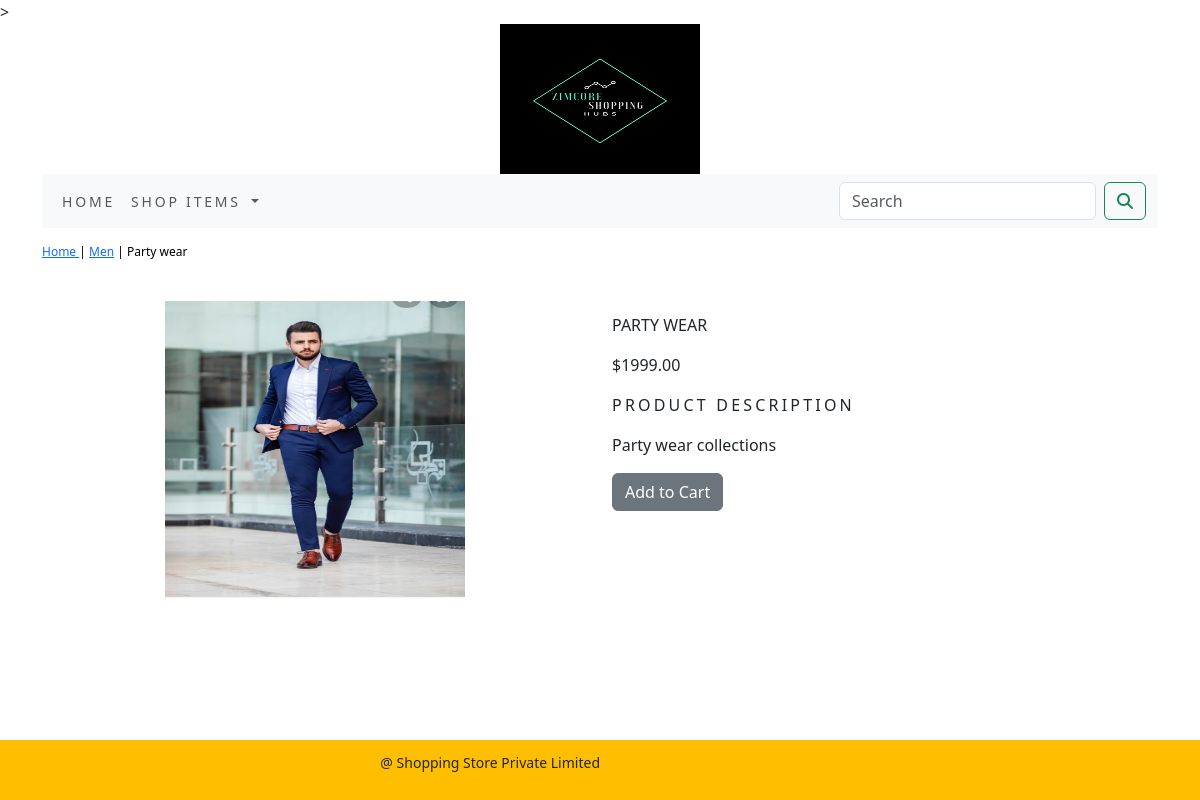
/shop/men/party-wear/, run on the app's committed database.
### shopapp/models.py (models this page shows, shortened)
class Product(models.Model):
    name = models.CharField(max_length=250, unique=True)
    slug = models.SlugField(max_length=250, unique=True)
    description = models.TextField(blank=True)
    price = models.DecimalField(max_digits=10, decimal_places=2)
    category = models.ForeignKey(Category, on_delete=models.CASCADE)
    image = models.ImageField(upload_to='product', blank=True)
    stock = models.IntegerField()
    available = models.BooleanField(default=True)
    created = models.DateTimeField(auto_now_add=True)
    updated = models.DateTimeField(auto_now=True)
    class Meta:
        ordering = ('name',)
        verbose_name = 'product'
        verbose_name_plural = 'products'

class Category(models.Model):
    name = models.CharField(max_length=250, unique=True)
    slug = models.SlugField(max_length=250, unique=True)
    description = models.TextField(blank=True)
    image = models.ImageField(upload_to='category', blank=True)
    class Meta:
        ordering = ('name',)
        verbose_name = 'category'
        verbose_name_plural = 'categories'
    def get_url(self):
        return reverse('shopapp:products_by_category', args=[self.slug])
    def __str__(self):
        return '{}'.format(self.name)

### shopapp/views.py (the view)
# urls.py: path('<slug:c_slug>/<slug:product_slug>/', views.proDetail, name='prodcatdetail')
def proDetail(request,c_slug,product_slug):
    try:
        product=Product.objects.get(category__slug=c_slug, slug=product_slug)
    except Exception as e:
        raise e
    return render(request, 'product.html', {'product': product})

### cart/context_processors.py (called while the page is built)
def counter(request):
    item_count=0
    if 'admin' in request.path:
        return {}
    else:
        try:
            cart=Cart.objects.filter(cart_id=_cart_id(request))
            car_items=CartItem.objects.all().filter(cart=cart[:1])
            for cart_item in car_items:
                item_count += cart_item.quantity
        except Cart.DoesNotExist:
            item_count = 0
    return dict(item_count=item_count)

### cart/views.py (called while the page is built)
def _cart_id(request):
    cart = request.session.session_key
    if not cart:
        cart = request.session.create()
    return cart

### shopapp/context_processors.py (called while the page is built)
def menu_links(request):
    links = Category.objects.all()
    return dict(links=links)

### Templates/product.html (shortened to what this page needs)
{% extends 'base.html' %}
{% load static %}
{% block content %}
<div class="row my_prod_row_class">
    <div class="mx_auto">
        <p> <a href="{% url 'shopapp:allProdCat' %}"> Home </a> |  <a href="{{product.category.get_url}}">{{product.category}}</a> | {{product.name}} </p>
    </div>
<div class="container">
    <br>
<div class="row">
    <div class="col-12 col-sm-12 col-md-12 col-lg-6 text-center" >
        <div style="min-width:18rem;">
            <img src="{{product.image.url}}" alt="{{product.name}}" width="300" height="300">
        </div>
    </div>
        <div class="col-12 col-sm-12 col-md-12 col-lg-6">
            <div>
                <h1 class="my_prod_title"> {{product.name}}</h1>
                <p> ${{product.price}}</p>
                <p class="my_title"> Product Description </p>
                <p class="text-justify my_prod_text"> {{product.description}}</p>
                {% if product.stock <= 0 %}
                <p class="text-justify my_prod_text"><b> Out of Stock </b></p>
                {% else %}
                <a class="btn btn-secondary" href="{% url 'cart:add_cart' product.id %}"> Add to Cart </a>
                {% endif %}
            </div>
        </div>
      </div>
    </div>
</div>
{% endblock %}

### static/css/custom.css (style rules this page uses)
body { font-family: 'Roboto', sans-serif; }
.my_title { font-size: 16px; text-transform: uppercase; letter-spacing: .2em; }
.my_prod_row_class { padding-top: 15px; padding-bottom: 20px; }
.my_prod_row_class .mx_auto { color: #000; font-size: 12px; text-decoration: none; }
.my_prod_title { font-size: 16px; text-transform: uppercase; padding-top: 15px; padding-bottom: 10px; }
.my_prod_text { padding-right: 20px; }

### data on the page
Product: category "Men", name "Party wear", image (picture), name "PARTY WEAR", price "1999.00", description "Party wear collections"
